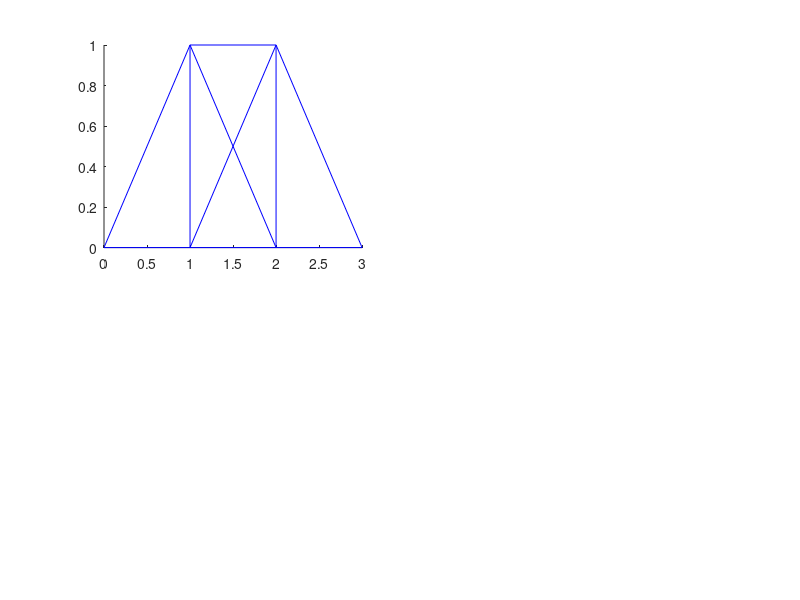

Write MATLAB code to recreate this figure. (Note: this script raises an error after producing the figure.)
%Kaitlyn Kirt, CMOR 220, Spring 2024, Bridges Project
%Project 6.m 
%This script is a project on building a bridge 
%Last modified: March 18, 2024


%driver
function Project6
    for NoS=1:3 %runs code for one, two, and three sections
        [adjacency,xc,yc,xcd1,ycd1,W1]=BridgeOperator(NoS,-0.01); %defines function for -0.01 car weight
        [~,~,~,xcd2,ycd2,W2]=BridgeOperator(NoS,-0.05); %defines function for -0.05 car weight
        figure
        subplot(2,2,1)
        BasicBridgePlotter(xc,yc,NoS); %plots the basic bridge
        subplot(2,2,2)
        DeformedBridge(xcd1,ycd1,NoS,0.01,W1) %plots the deformed bridge with smaller weight
        subplot(2,2,3)
        DeformedBridge(xcd2,ycd2,NoS,0.05,W2) %plots the deformed bridge with heavier weight
        subplot(2,2,4)
        SpyTool(NoS,adjacency) %creates the spy visualization for each bridge
    end
end 

function [adjacency,xc,yc,xcd,ycd,W]=BridgeOperator(NoS,CWeight)
%inputs: NoS,CWeight
%ouputs: adjacency,xc,yc,xcd,ycd,W
%description: this function defines variables to run other functions with
%the same variables
[adjacency,xc,yc,L]=BridgeAXYL(NoS); 
[Force]=forcevector(NoS,CWeight);
[xcd,ycd,W]=BridgeDeformer(adjacency,xc,yc,L,Force,NoS);
end 

function [adjacency,xc,yc,L]=BridgeAXYL(NoS)
%inputs: NoS
%outputs: adjacency,xc,yc,L
%description: this function finds the coordinates for the basic bridge
nodes=2*NoS+2; %defines nodes for number of sections
beams=5*NoS+5;%defines beams for number of sections
L=ones(beams,1);%creates column vector of lengths for the adjacency function
s=sqrt(2); %defines length of diagonal beams

adjacency=zeros(beams,2*nodes);
adjacency(1,1)=1;
adjacency(2,[3,4])=[1/s,1/s];
L(2)=s; %defines the length of the second beam 
xc=zeros(beams,2); %preallocates xc
yc=zeros(beams,2); %preallocates yc
%creates coordinates for left end x and y coordinates
xc(1,:)=[0,1];
yc(1,:)=[0,0];
xc(2,:)=[0,1];
yc(2,:)=[0,1];

    for i=1:NoS %runs code for "number of section" times
        column=4*i-3; %defines the column used
        row=5*i-2; %defines the row used 
        adjacency(row+0,[column+0 column+1 column+2 column+3])=[0 -1 0 1]; 
        adjacency(row+1,[column+2 column+3 column+4 column+5])=[-1/s 1/s 1/s -1/s];
        adjacency(row+2,[column+2 column+3 column+6 column+7])=[1 0 -1 0];
        adjacency(row+3,[column+0 column+1 column+6 column+7])=[1/s 1/s -1/s -1/s];
        adjacency(row+4,[column+0 column+1 column+4 column+5])=[1 0 -1 0];
        %creates coordinates for middle x and y coordinates
        xc(row+0,:)=[i,i];
        yc(row+0,:)=[0,1];
        xc(row+1,:)=[i,i+1];
        yc(row+1,:)=[1,0];
        xc(row+2,:)=[i,i+1];
        yc(row+2,:)=[1,1];
        xc(row+3,:)=[i+1,i];
        yc(row+3,:)=[1,0];
        xc(row+4,:)=[i,i+1];
        yc(row+4,:)=[0,0];
        L(row+1)=s; %modify the length of the beams
        L(row+3)=s; %modify the length of the beams 
    end

rows=5*NoS+3;
columns=4*NoS+1; 
adjacency(rows+0,[columns+1 columns+3])=[-1 1];
adjacency(rows+1,[columns+2 columns+3])= [-1/s 1/s];
adjacency(rows+2,[columns+0 columns+1])=[-1 0];
L(rows+1)=s; %modify the length of the beams
%creates coordinates for right end x and y coordinates
xc(rows+0,:)=[NoS+1 NoS+1];
yc(rows+0,:)=[0,1];
xc(rows+1,:)=[NoS+1,NoS+2];
yc(rows+1,:)=[1,0];
xc(rows+2,: )=[NoS+1,NoS+2];
yc(rows+2,: )=[0,0];
end 

function [Force]=forcevector(NoS,CWeight)
%inputs: NoS,CWeight
%outputs: Force
%description: this function defines the car force applied to certain nodes
nodes=2*NoS+2; %defines the  number of nodes for number of sections
Force=zeros(2*nodes,1); %
    for n=2:4:length(Force) %runs code for length(Force) times by increments of 4
        Force(n)=CWeight; %gives every 4th node extra weight/mass
    end 
end

function [xcd,ycd,W]=BridgeDeformer(adjacency,xc,yc,L,Force,NoS)
%inputs: adjacency,xc,yc,L,Force,NoS
%outputs:xcd,ycd,W
%description: this function finds the coordinates of the defomed (force) matrix
S=adjacency'*diag(1./L)*adjacency;
D=S\Force;
W=D'*Force;
dx=D(1:2:end); %index vector of x displacements 
dy=D(2:2:end); %index vector of y displacements

xcd=zeros(size(xc)); %creates deformed x-coordinate matrix
ycd=zeros(size(yc)); %creates deformed y-coordinate matrix 
s=0;
%creates the displaced left end x and y coordinates
xcd(1,:)=xc(1,:)+[0 dx(1)];
ycd(1,:)=yc(1,:)+[0 dy(1)];
xcd(2,:)=xc(2,:)+[0 dx(2)];
ycd(2,:)=yc(2,:)+[0 dy(2)];

    for i=1:NoS %runs code for "number of sections" times 
        rows=5*i-2;
        %creates the displaced middle x and y coordinates
        xcd(rows+0,:)=xc(rows+0,:)+[dx(1+2*s),dx(2+2*s)];
        ycd(rows+0,:)=yc(rows+0,:)+[dy(1+2*s),dy(2+2*s)];
        xcd(rows+1,:)=xc(rows+1,:)+[dx(2+2*s),dx(3+2*s)];
        ycd(rows+1,:)=yc(rows+1,:)+[dy(2+2*s),dy(3+2*s)];
        xcd(rows+2,:)=xc(rows+2,:)+[dx(2+2*s),dx(4+2*s)];
        ycd(rows+2,:)=yc(rows+2,:)+[dy(2+2*s),dy(4+2*s)];
        xcd(rows+3,:)=xc(rows+3,:)+[dx(4+2*s),dx(1+2*s)];
        ycd(rows+3,:)=yc(rows+3,:)+[dy(4+2*s),dy(1+2*s)];
        xcd(rows+4,:)=xc(rows+4,:)+[dx(1+2*s),dx(3+2*s)];
        ycd(rows+4,:)=yc(rows+4,:)+[dy(1+2*s),dy(3+2*s)];
        s=s+1; %redefines s after each run
    end 
rows=5*NoS+3;
columns=4*NoS+1;
%creates the displaced right end x and y coordinates 
xcd(rows+0,:)=xc(rows+0,:)+[dx(end-1),dx(end)];
ycd(rows+0,:)=yc(rows+0,:)+[dy(end-1),dy(end)];
xcd(rows+1,:)=xc(rows+1,:)+[dx(end) 0];
ycd(rows+1,:)=yc(rows+1,:)+[dy(end) 0];
xcd(rows+2,:)=xc(rows+2,:)+[dx(end-1),0];
ycd(rows+2,:)=yc(rows+2,:)+[dy(end-1),0];
end 

function BasicBridgePlotter(xc,yc,NoS)
%inputs:xc,yc,NoS
%outputs: none
%descrition: this function plots the original bridges 

hold on; 
plot(xc',yc',"Color",'b')
title(num2str(NoS),"Section Basic Bridge") 
fill([-1 -1 0 0.5],[-1 0 0 -1],"black") %creates the bridges' anchor
fill([NoS+1.5 NoS+2 NoS+3 NoS+3],[-1 0 0 -1],"black") %creates the bridges' anchor
xlim([-1 NoS+3]) %sets the plot bounds
ylim([-1 2]) %sets the plot bounds
end 

function DeformedBridge(xcd,ycd,NoS,CWeight,W)
%inputs: xcd,ycd,NoS,CWeight,W
%outputs: none
%description: this function plots the deformed bridges

hold on;
plot(xcd',ycd',"Color",'r')
title(num2str(NoS),"Section Deformed Bridge") 
fill([-1 -1 0 0.5],[-1 0 0 -1],"black") %creates the bridges' anchor
fill([NoS+1.5 NoS+2 NoS+3 NoS+3],[-1 0 0 -1],"black") %creates the bridges' anchor
xlim([-1 NoS+3]) %sets the plot bounds
ylim([-1 2]) %sets the plot bounds
end

function SpyTool(NoS,adjacency)
%inputs: NoS,adjacency
%outputs: none
%description: this function creates a spy visualization of each bridge

hold on; grid on; 
title(num2str(NoS),"Section Bridge Adjacency Matrix")
xlabel("nonzero matrix columns")
ylabel("nonzero matrix rows")
spy(adjacency)
end


%1. While driving a light-weight car, the maximum length the bridge would
%be considered safe is 5. My criterion for safe is whether the the
%lowest point of the bridge does not droop lower than -0.5. 
%2. While driving an 18-wheeler truck, the maxiumum length the bridge would
%be considered safe is 2. 
%3. The spy for a particular bridge relates to how it deforms because the
%number and location of the stright diagonal lines is where the bridges
%desides to deform and drop. 
%4. As nos increases, the length of the bridge increases the bridge is more
%succeptible to collapsing, number of nonzero matrix rows and columns
%increses, and he plots on the spy get more concentrated. 